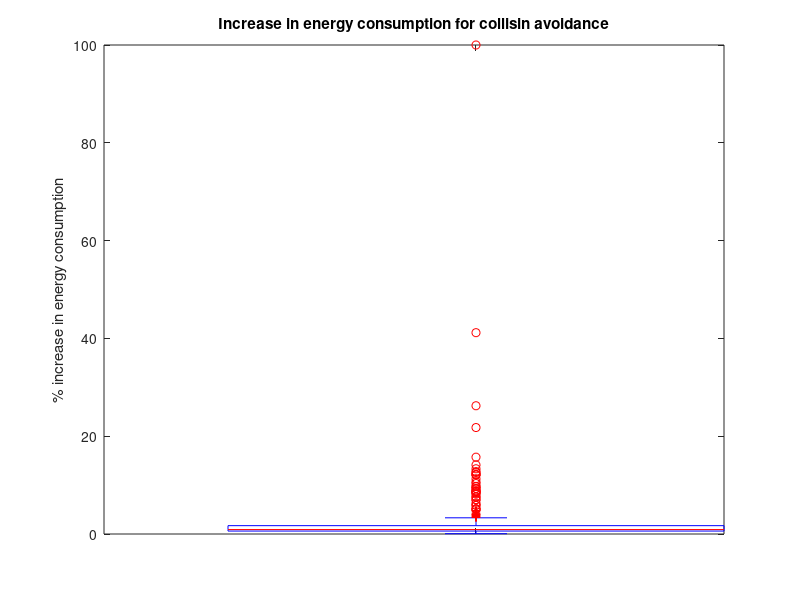
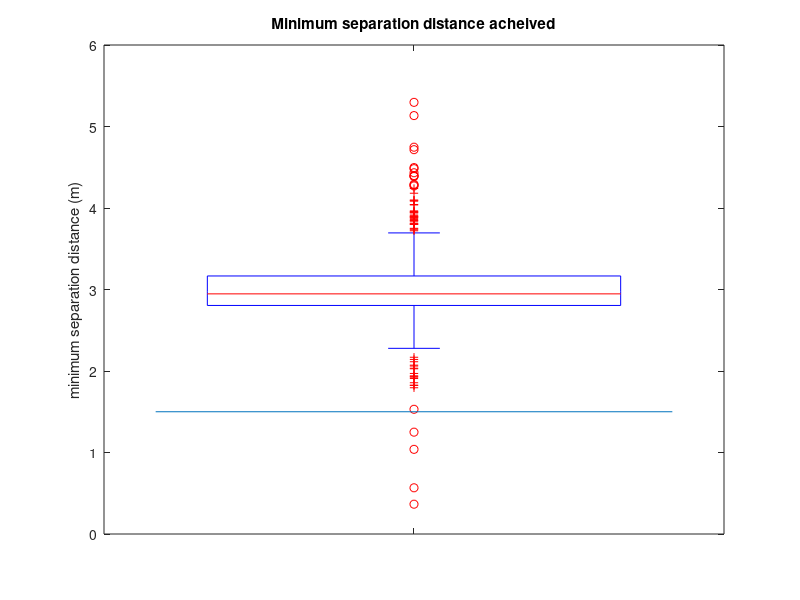

MATLAB code to generate these figures, in order:
%% testing boxplot
clear all
close all
clc
load('Test_boxplots.mat')

En_Inc = min((Energy_col - Energy_no_col)./Energy_no_col.*100,100);
boxplot(En_Inc,'Labels',{''})
ylabel('% increase in energy consumption')
title('Increase in energy consumption for collisin avoidance')
figure
boxplot(minsep(1:500,1),'Labels',{''})
ylabel('minimum separation distance (m)')
title('Minimum separation distance acheived')
hold on
plot([.5 1.5],[1.5 1.5])